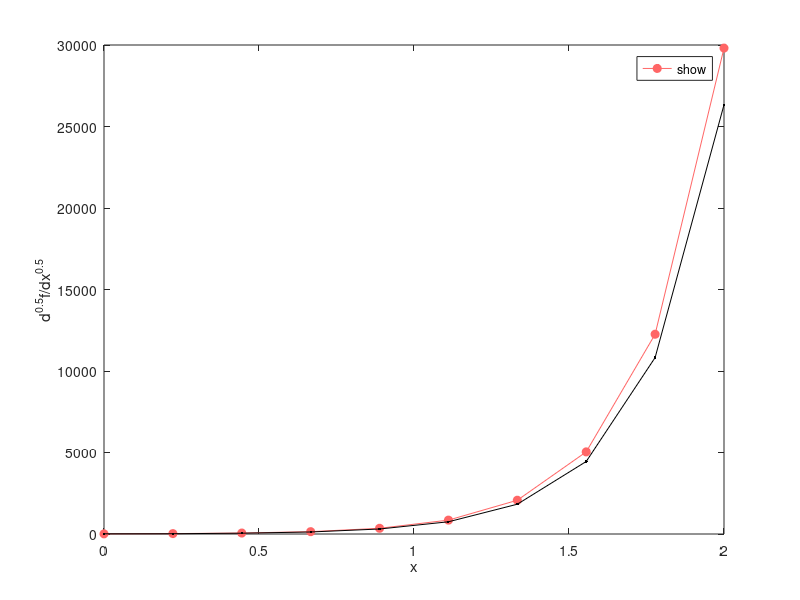

Recreate this plot in MATLAB.
%% Code 4-7 | Fractional Differentiation (uniform grid)
clc; clear
n = 10;                                
X = linspace(0,2,n);                   %uniform grid
F = 5*exp(4*X);                        %function numerical data
r = 0.5;                               %fractional derivative order r<1
%Metod__________________________________________________________________
h = X(2)-X(1);
J = 1:n-1;
B = J.^(1-r)-(J-1).^(1-r);
C = [B(1), B(2:end)-B(1:end-1)];
R = [B(1), zeros(1,n-2)];
D = [zeros(1,n-1); toeplitz(C,R)];
D = h^-r/gamma(2-r)*[ [1;-B(:)], D ];
Fr = D*F(:);                           %numerical differentiation
%Validation_____________________________________________________________
Fra = 10*exp(4*X).'; %analytical differntiation (calculate based on f & r)
e = norm(Fr./Fra-1,inf);               %relative error
%Illustration___________________________________________________________
figure(1); clf
plot(X,Fra,'linestyle','-','Color',[1 0.4 0.4],...
    'Marker','o','MarkerFaceColor',[1 0.4 0.4],...
    'displayname','Analytical'); hold on
plot(X,Fr,'linestyle','-','Color','k',...
    'Marker','.','MarkerFaceColor','k',...
    'displayname',['Numerical, error = ',num2str(e)]);
xlabel('x'); ylabel(['d^{' num2str(r) '}f/dx^{' num2str(r) '}']);
legend('show','location','best');
